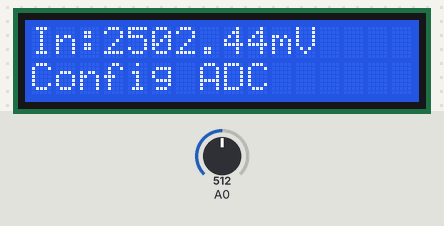
The sketch below on a simulated Arduino Uno, built with avr-gcc and run on an emulated ATmega328P. Shown: 16×2 character LCD. The test bench sets the inputs (shaded band); at power-on: A0 = 512.

Above: at 1.2 s.
1.3 s: A0 set to 716
At 2.2 s:
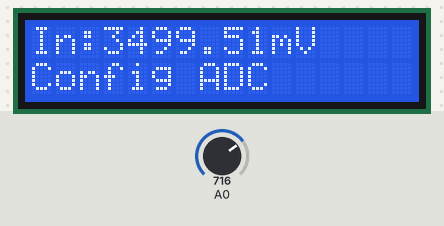
3.0 s: A0 set to 900
At 4.0 s:
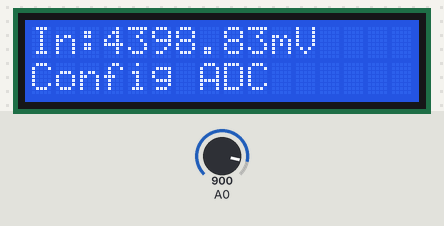
4.6 s: A0 set to 1023
At 5.8 s:
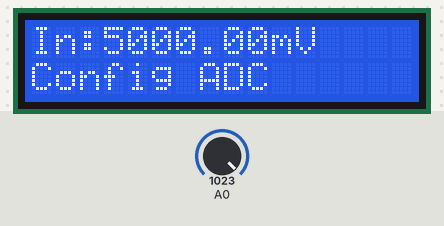
Timing chart, 0 to 7.6 s (numbered marks = the images above; inputs shaded):
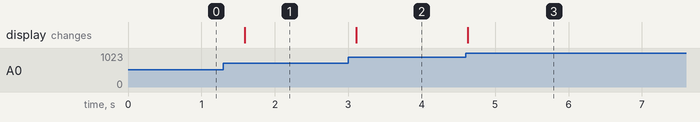

The sketch:

v1.0.ino
```cpp
// GitHub Account:  GitHub.com/AliRezaJoodi

#include "LCD.h"
#include "ADC.h"

void setup(){
  Config_LCD();
  Config_ADC();
}

void loop(){
  float value=0;
  value=GetInputVoltage_ADC(CH0);
  Display_Value(value);
  delay(500);
}

//******************************************
void Display_Value(float value){
  lcd.clear();
  lcd.setCursor(0,0); lcd.print("In:"); lcd.print(value); lcd.print("mV");
  lcd.setCursor(0,1); lcd.print("Config ADC");
}
```

ADC.h
```cpp
// GitHub Account:  GitHub.com/AliRezaJoodi

#ifndef _ADC_INCLUDED_
  #define _ADC_INCLUDED_


#ifndef _ADC_PORTS_
  #define _ADC_PORTS_
  #define GAIN_ADC      5000/1023
  #define CH0           A0
#endif

//******************************************
void Config_ADC(void){
  analogReference(DEFAULT);
}

//******************************************
float GetInputVoltage_ADC(char ch){
  int buffer_int=analogRead(ch);
  float milivolt=buffer_int;
  return milivolt*GAIN_ADC;
}

#endif
```

LCD.h
```cpp
// GitHub Account:  GitHub.com/AliRezaJoodi

#ifndef _LCD_INCLUDED_
  #define _LCD_INCLUDED_

#include <LiquidCrystal.h>

#ifndef _LCD_PORTS_
  #define _LCD_PORTS_
  /*
  initialize the library with the numbers of the interface pins
  LiquidCrystal lcd(rs, enable, d4, d5, d6, d7)
  LiquidCrystal lcd(rs, rw, enable, d4, d5, d6, d7)
  LiquidCrystal lcd(rs, enable, d0, d1, d2, d3, d4, d5, d6, d7)
  LiquidCrystal lcd(rs, rw, enable, d0, d1, d2, d3, d4, d5, d6, d7)
  */
  LiquidCrystal lcd(2, 3, 4, 5, 6, 7);
#endif

//******************************************
void Config_LCD(void){
  lcd.begin(16, 2);
  lcd.setCursor(0,0);
  lcd.print("Loading ...");

  lcd.autoscroll(); //set the display to automatically scroll:
  lcd.noAutoscroll(); //turn off automatic scrolling
  lcd.blink();  //Turn on the blinking cursor
  lcd.noBlink();  //Turn off the blinking cursor
  lcd.cursor(); //Turn on the cursor
  lcd.noCursor(); //Turn off the cursor}
  lcd.noDisplay();  //Turn off the display
  lcd.display();  //Turn on the display

  lcd.clear();
}

#endif  
```

Measured:
- after the input at 1.3 s, the display: changes after 0.29 s (image 1)
- after the input at 3.0 s, the display: changes after 0.11 s (image 2)
- after the input at 4.6 s, the display: changes at once (image 3)
